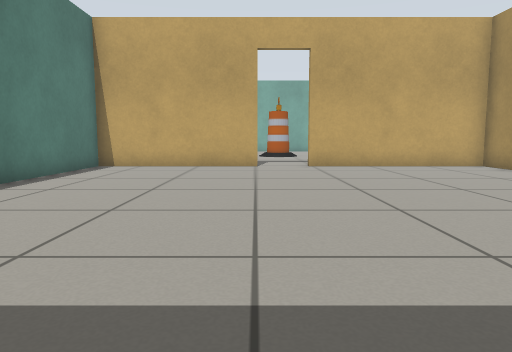
View 1 (above)

24 first-person views from a walk through a Gazebo world. The camera is 0.5 m above the floor, tilts 6° down and sees 70° across. The lines on the ground mark 1 m squares. The floor is counted in squares, 0.5 m on a side. Each view is taken from the middle of a square. On the plan, view 1 faces up. The plan holds only what a view shows up to about 13 squares ahead; the rest is blank.

View 2
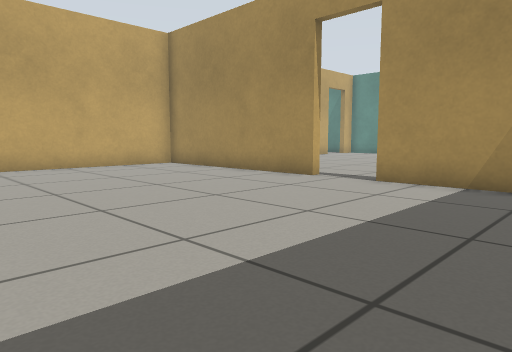

View 3
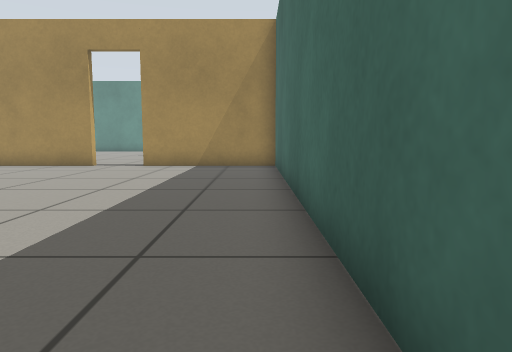

View 4
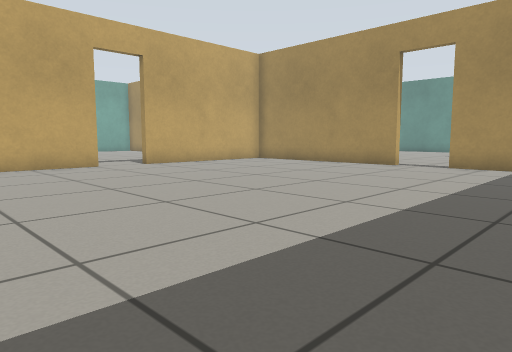

View 5
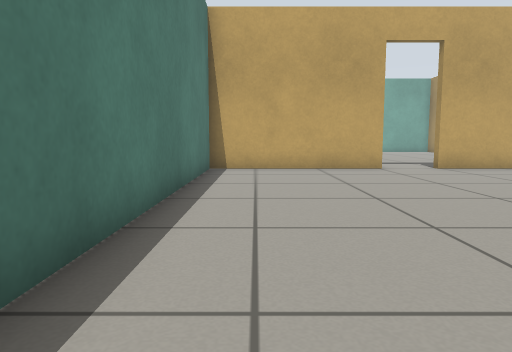

View 6
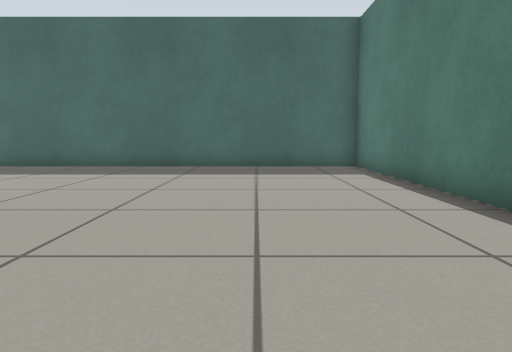

View 7
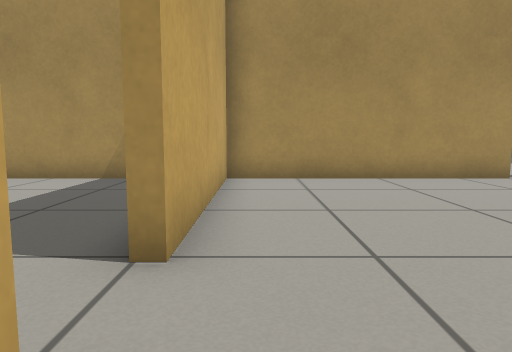

View 8
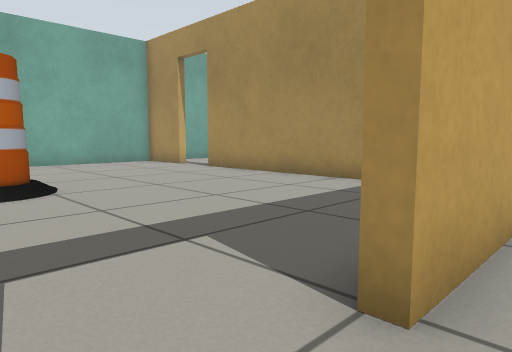

View 9
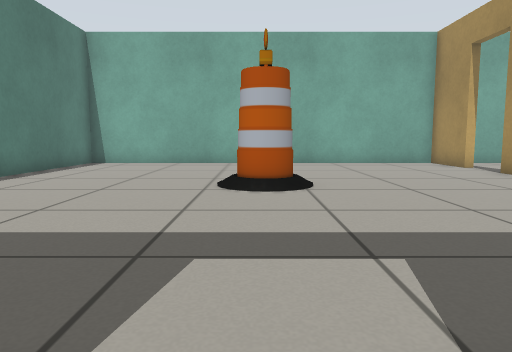

View 10
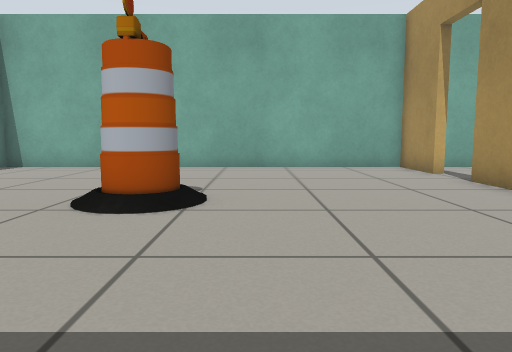

View 11
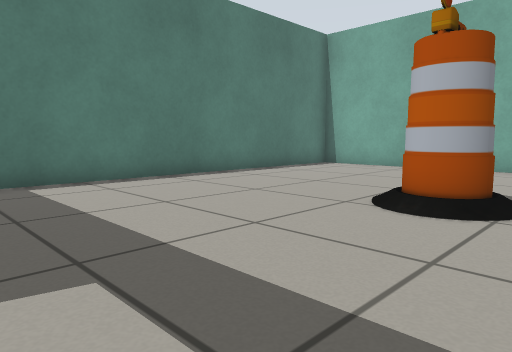

View 12
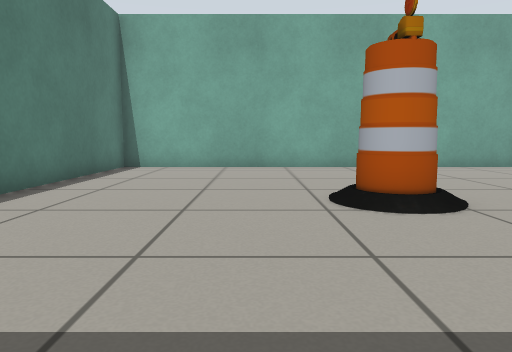

View 13
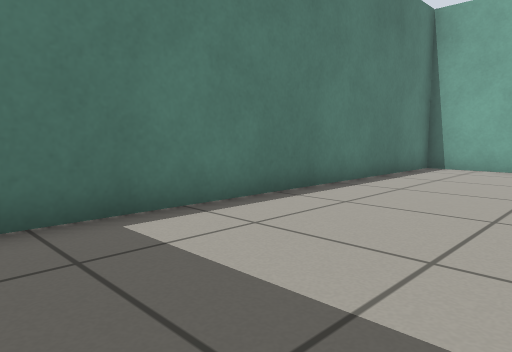

View 14
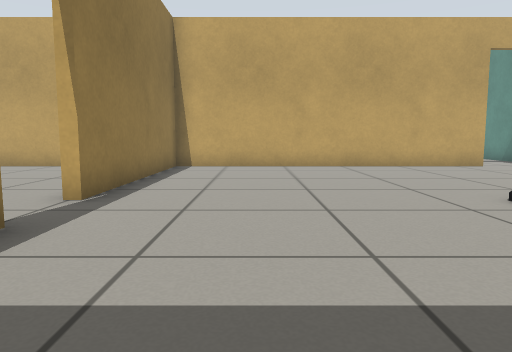

View 15
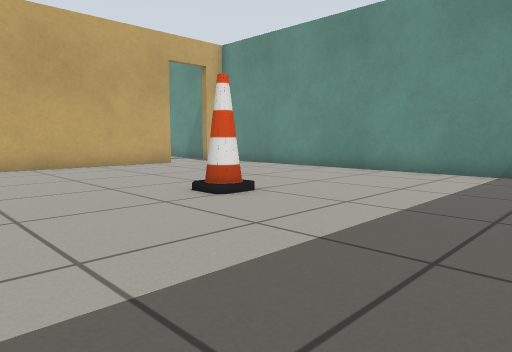

View 16
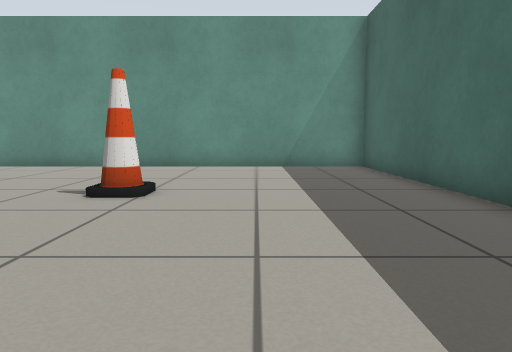

View 17
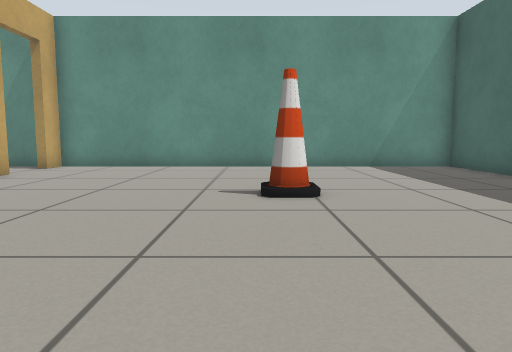

View 18
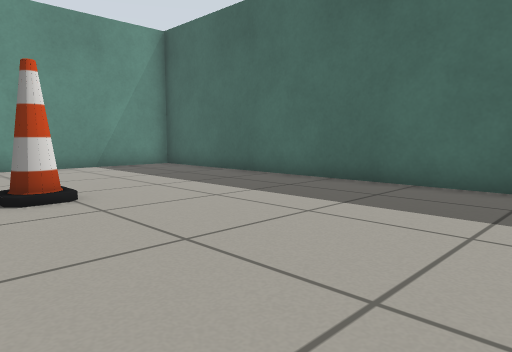

View 19
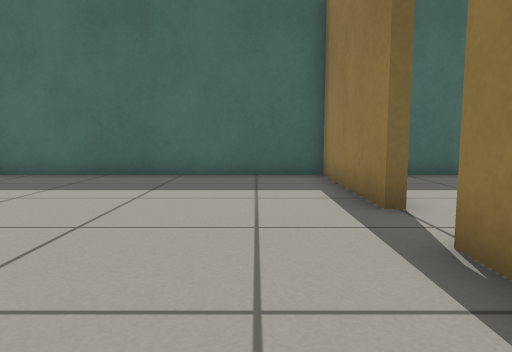

View 20
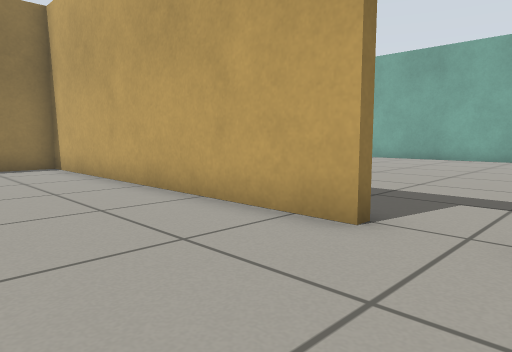

View 21
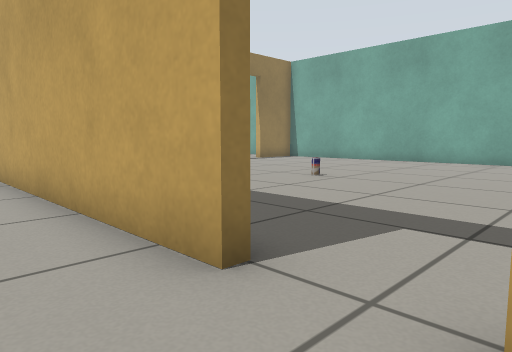

View 22
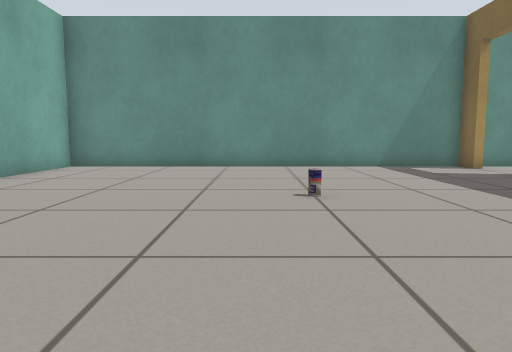

View 23
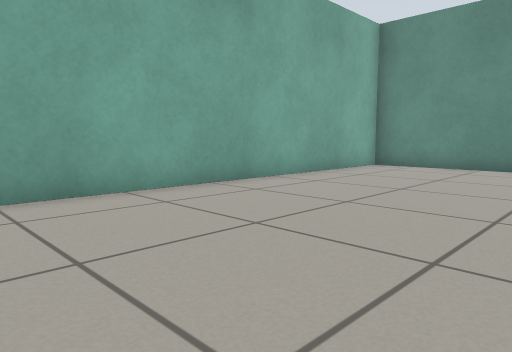

View 24
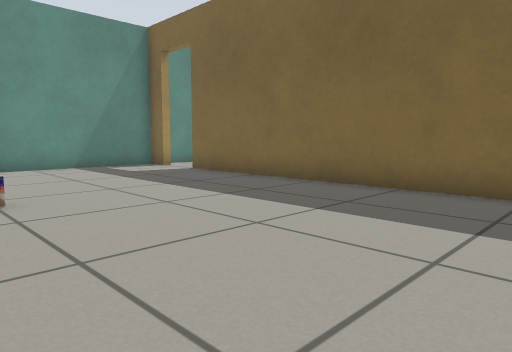

### Floor plan
Points are (right, up) in squares from view 1. A wall is a line through its corners. A room is listed if a view was taken in it or the views show most of it. See-through windows are left out.
Room 1 (views 1, 2, 3, 4, 5, 6, 7, 8, 9)
walls: (0.1, 12.7) (-5.5, 12.7) (-5.5, -0.7) (7.9, -0.7) (7.9, 4); (7.9, 5.8) (7.9, 12.7) (1.8, 12.7)
ways out: open door at (0.5, 13) to room 2; open door at (8, 4.5) to room 3
Room 2 (views 10, 11, 12, 13)
walls: (7.9, 24) (7.9, 26.4) (-5.5, 26.4) (-5.5, 14.8); (7.9, 15.1) (7.9, 22.4)
ways out: open door at (0.5, 13) to room 1; open door at (8, 23.5) to room 4
objects: barrel (1, 19) to (2, 20)
Room 3 (views 14, 15, 16, 17, 18, 19, 20, 21)
walls: (8.2, 4) (8.2, -0.7) (21.6, -0.7) (21.6, 12.7) (20.7, 12.7); (18.9, 12.7) (8.2, 12.7) (8.2, 5.8)
ways out: open door at (8, 4.5) to room 1; open door at (19.5, 13) to room 4
objects: cone (15, 5) to (16, 5)
Room 4 (views 22, 23, 24)
walls: (10.1, 13) (18.9, 13); (20.7, 13) (21.6, 13) (21.6, 26.4) (9.4, 26.4)
ways out: open door at (8, 23.5) to room 2; open door at (19.5, 13) to room 3
objects: drink can (15, 19)

Where each view was taken, in squares from view 1:
view 1: 0 up, 0 right, facing up
view 2: 0 up, 0 right, facing up-right
view 3: 0 up, 5 left, facing right
view 4: 0 up, 5 left, facing up-right
view 5: 1 up, 4 left, facing up
view 6: 12 up, 2 left, facing down
view 7: 12 up, 1 left, facing right
view 8: 12 up, 0 right, facing up-right
view 9: 12 up, 1 right, facing up
view 10: 14 up, 3 right, facing up
view 11: 14 up, 3 right, facing up-left
view 12: 14 up, 1 left, facing up
view 13: 14 up, 1 left, facing up-left
view 14: 0 up, 11 right, facing up
view 15: 0 up, 11 right, facing up-right
view 16: 3 up, 9 right, facing right
view 17: 6 up, 9 right, facing right
view 18: 7 up, 9 right, facing down-right
view 19: 9 up, 10 right, facing down
view 20: 9 up, 21 right, facing up-left
view 21: 11 up, 21 right, facing up-left
view 22: 20 up, 9 right, facing right
view 23: 20 up, 9 right, facing up-right
view 24: 20 up, 9 right, facing down-right
